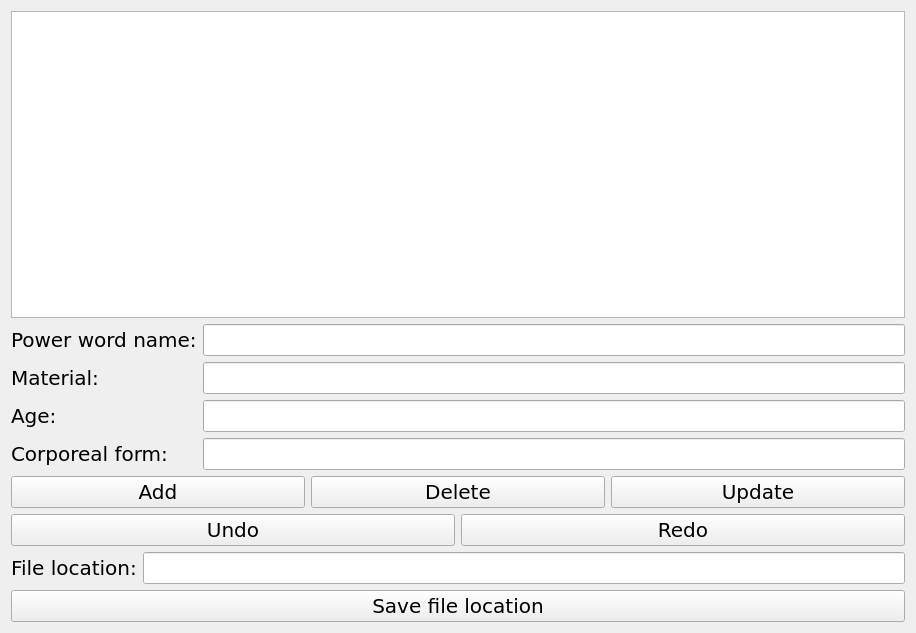
<?xml version="1.0" encoding="UTF-8"?>
<ui version="4.0">
 <class>Admin_window</class>
 <widget class="QWidget" name="Admin_window">
  <property name="geometry">
   <rect>
    <x>0</x>
    <y>0</y>
    <width>916</width>
    <height>633</height>
   </rect>
  </property>
  <property name="font">
   <font>
    <family>DejaVu Sans</family>
    <pointsize>15</pointsize>
   </font>
  </property>
  <property name="windowTitle">
   <string>Archmage mode</string>
  </property>
  <layout class="QVBoxLayout" name="verticalLayout_2">
   <item>
    <widget class="QListView" name="statues_listView"/>
   </item>
   <item>
    <layout class="QFormLayout" name="formLayout">
     <item row="0" column="0">
      <widget class="QLabel" name="label">
       <property name="text">
        <string>Power word name:</string>
       </property>
      </widget>
     </item>
     <item row="0" column="1">
      <widget class="QLineEdit" name="name_lineEdit"/>
     </item>
     <item row="1" column="0">
      <widget class="QLabel" name="label_2">
       <property name="text">
        <string>Material:</string>
       </property>
      </widget>
     </item>
     <item row="1" column="1">
      <widget class="QLineEdit" name="material_lineEdit"/>
     </item>
     <item row="2" column="0">
      <widget class="QLabel" name="label_3">
       <property name="text">
        <string>Age:</string>
       </property>
      </widget>
     </item>
     <item row="2" column="1">
      <widget class="QLineEdit" name="age_lineEdit"/>
     </item>
     <item row="3" column="0">
      <widget class="QLabel" name="label_4">
       <property name="text">
        <string>Corporeal form:</string>
       </property>
      </widget>
     </item>
     <item row="3" column="1">
      <widget class="QLineEdit" name="form_lineEdit"/>
     </item>
    </layout>
   </item>
   <item>
    <layout class="QVBoxLayout" name="verticalLayout">
     <item>
      <layout class="QHBoxLayout" name="horizontalLayout">
       <item>
        <widget class="QPushButton" name="add_pushButton">
         <property name="text">
          <string>Add</string>
         </property>
        </widget>
       </item>
       <item>
        <widget class="QPushButton" name="delete_pushButton">
         <property name="text">
          <string>Delete</string>
         </property>
        </widget>
       </item>
       <item>
        <widget class="QPushButton" name="update_pushButton">
         <property name="text">
          <string>Update</string>
         </property>
        </widget>
       </item>
      </layout>
     </item>
     <item>
      <layout class="QHBoxLayout" name="horizontalLayout_2">
       <item>
        <widget class="QPushButton" name="undo_pushButton">
         <property name="text">
          <string>Undo</string>
         </property>
        </widget>
       </item>
       <item>
        <widget class="QPushButton" name="redo_pushButton">
         <property name="text">
          <string>Redo</string>
         </property>
        </widget>
       </item>
      </layout>
     </item>
    </layout>
   </item>
   <item>
    <layout class="QFormLayout" name="formLayout_2">
     <item row="0" column="0">
      <widget class="QLabel" name="label_5">
       <property name="text">
        <string>File location:</string>
       </property>
      </widget>
     </item>
     <item row="0" column="1">
      <widget class="QLineEdit" name="file_location_lineEdit"/>
     </item>
    </layout>
   </item>
   <item>
    <widget class="QPushButton" name="save_file_location_pushButton">
     <property name="text">
      <string>Save file location</string>
     </property>
    </widget>
   </item>
  </layout>
 </widget>
 <resources/>
 <connections/>
</ui>
